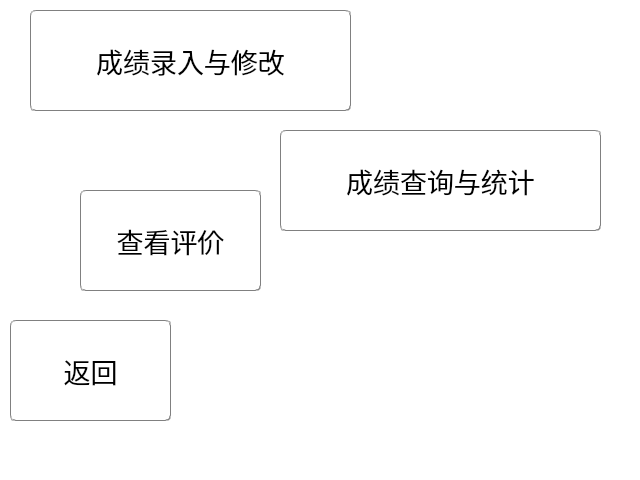
<?xml version="1.0" encoding="UTF-8"?>
<ui version="4.0">
 <class>staff</class>
 <widget class="QDialog" name="staff">
  <property name="geometry">
   <rect>
    <x>0</x>
    <y>0</y>
    <width>640</width>
    <height>480</height>
   </rect>
  </property>
  <property name="minimumSize">
   <size>
    <width>640</width>
    <height>480</height>
   </size>
  </property>
  <property name="maximumSize">
   <size>
    <width>640</width>
    <height>480</height>
   </size>
  </property>
  <property name="font">
   <font>
    <family>微软雅黑</family>
   </font>
  </property>
  <property name="windowTitle">
   <string>教师用户</string>
  </property>
  <property name="styleSheet">
   <string notr="true">#staff{
background-color: rgb(255, 255, 255);
border-image: url(:/image/image/backpage_staff.png);
}</string>
  </property>
  <widget class="QPushButton" name="button_score_input">
   <property name="geometry">
    <rect>
     <x>30</x>
     <y>10</y>
     <width>321</width>
     <height>101</height>
    </rect>
   </property>
   <property name="font">
    <font>
     <family>微软雅黑 Light</family>
     <pointsize>20</pointsize>
    </font>
   </property>
   <property name="styleSheet">
    <string notr="true">QPushButton#button_score_input{
border:1px groove gray;
border-radius:5px;
padding:2px 4px;
color: rgb(0, 0, 0);
background-color: rgba(255,255,255, 255);
}

QPushButton#button_score_input:hover{
border:1px groove gray;
border-radius:5px;
padding:2px 4px;
color: rgb(0, 0, 0);
background-color: rgba(240,255,255,255);
}
 
QPushButton#button_score_input:pressed{
border:1px groove gray;
border-radius:5px;
padding:2px 4px;
color: rgb(0, 0, 0);
background-color: rgba(225,255,255, 255);
padding-left:6px;
padding-top:6px;
}</string>
   </property>
   <property name="text">
    <string>成绩录入与修改</string>
   </property>
  </widget>
  <widget class="QPushButton" name="button_score_search">
   <property name="geometry">
    <rect>
     <x>280</x>
     <y>130</y>
     <width>321</width>
     <height>101</height>
    </rect>
   </property>
   <property name="font">
    <font>
     <family>微软雅黑 Light</family>
     <pointsize>20</pointsize>
    </font>
   </property>
   <property name="styleSheet">
    <string notr="true">QPushButton#button_score_search{
border:1px groove gray;
border-radius:5px;
padding:2px 4px;
color: rgb(0, 0, 0);
background-color: rgba(255,255,255, 255);
}

QPushButton#button_score_search:hover{
border:1px groove gray;
border-radius:5px;
padding:2px 4px;
color: rgb(0, 0, 0);
background-color: rgba(240,255,255,255);
}
 
QPushButton#button_score_search:pressed{
border:1px groove gray;
border-radius:5px;
padding:2px 4px;
color: rgb(0, 0, 0);
background-color: rgba(225,255,255, 255);
padding-left:6px;
padding-top:6px;
}</string>
   </property>
   <property name="text">
    <string>成绩查询与统计</string>
   </property>
  </widget>
  <widget class="QPushButton" name="button_return">
   <property name="geometry">
    <rect>
     <x>10</x>
     <y>320</y>
     <width>161</width>
     <height>101</height>
    </rect>
   </property>
   <property name="font">
    <font>
     <family>微软雅黑 Light</family>
     <pointsize>20</pointsize>
    </font>
   </property>
   <property name="styleSheet">
    <string notr="true">QPushButton#button_return{
border:1px groove gray;
border-radius:5px;
padding:2px 4px;
color: rgb(0, 0, 0);
background-color: rgba(255,255,255, 255);
}

QPushButton#button_return:hover{
border:1px groove gray;
border-radius:5px;
padding:2px 4px;
color: rgb(0, 0, 0);
background-color: rgba(240,255,255,255);
}
 
QPushButton#button_return:pressed{
border:1px groove gray;
border-radius:5px;
padding:2px 4px;
color: rgb(0, 0, 0);
background-color: rgba(225,255,255, 255);
padding-left:6px;
padding-top:6px;
}</string>
   </property>
   <property name="text">
    <string>返回</string>
   </property>
  </widget>
  <widget class="QPushButton" name="button_check">
   <property name="geometry">
    <rect>
     <x>80</x>
     <y>190</y>
     <width>181</width>
     <height>101</height>
    </rect>
   </property>
   <property name="font">
    <font>
     <family>微软雅黑 Light</family>
     <pointsize>20</pointsize>
    </font>
   </property>
   <property name="styleSheet">
    <string notr="true">QPushButton#button_check{
border:1px groove gray;
border-radius:5px;
padding:2px 4px;
color: rgb(0, 0, 0);
background-color: rgba(255,255,255, 255);
}

QPushButton#button_check:hover{
border:1px groove gray;
border-radius:5px;
padding:2px 4px;
color: rgb(0, 0, 0);
background-color: rgba(240,255,255,255);
}
 
QPushButton#button_check:pressed{
border:1px groove gray;
border-radius:5px;
padding:2px 4px;
color: rgb(0, 0, 0);
background-color: rgba(225,255,255, 255);
padding-left:6px;
padding-top:6px;
}</string>
   </property>
   <property name="text">
    <string>查看评价</string>
   </property>
  </widget>
 </widget>
 <resources/>
 <connections/>
</ui>
